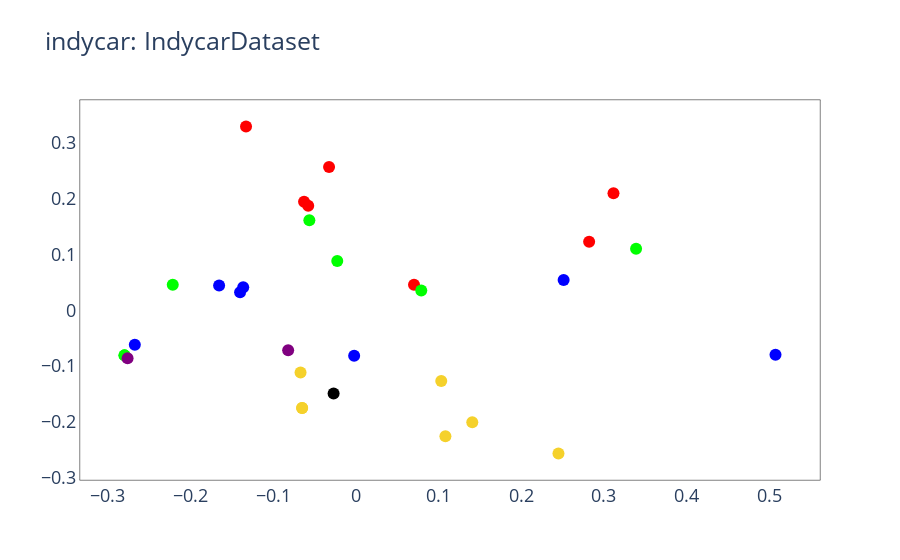

Notebook cell for this chart:
### Code cell
marker_color = [ colors[raceid[idx]] for idx, x in enumerate(raceinfo) ]
hovertext = raceinfo

data = retdf[['longpitsratio', 'pitlapratio', 'longpitslapratio',
        'ranknochange_p1','ranknochange_p2']].values

f1=dim_reduction(data, 'IndycarDataset', ranknet_model_name='indycar',dim_model_name='PCA')

### Figure 1 — Plotly figure (JSON) as saved in the notebook; plotly's stock layout.template omitted (floating-point values rounded to 4 significant figures)
{"data": [{"hoverinfo": "text", "hovertext": ["Indy500-2013", "Indy500-2014", "Indy500-2015", "Indy500-2016", "Indy500-2017", "Indy500-2018", "Indy500-2019", "Texas-2013", "Texas-2014", "Texas-2015", "Texas-2016", "Texas-2017", "Texas-2018", "Texas-2019", "Iowa-2013", "Iowa-2014", "Iowa-2015", "Iowa-2016", "Iowa-2017", "Iowa-2018", "Iowa-2019", "Pocono-2013", "Pocono-2014", "Pocono-2015", "Pocono-2016", "Pocono-2017", "Pocono-2018", "Pocono-2019", "Phoenix-2018", "Gateway-2018", "Gateway-2019"], "marker": {"color": ["#ff0000", "#ff0000", "#ff0000", "#ff0000", "#ff0000", "#ff0000", "#ff0000", "#0000ff", "#0000ff", "#0000ff", "#0000ff", "#0000ff", "#0000ff", "#0000ff", "#f5d12b", "#f5d12b", "#f5d12b", "#f5d12b", "#f5d12b", "#f5d12b", "#f5d12b", "#00ff00", "#00ff00", "#00ff00", "#00ff00", "#00ff00", "#00ff00", "#00ff00", "#000000", "#800080", "#800080"], "size": 12}, "mode": "markers", "text": ["Indy500-2013", "Indy500-2014", "Indy500-2015", "Indy500-2016", "Indy500-2017", "Indy500-2018", "Indy500-2019", "Texas-2013", "Texas-2014", "Texas-2015", "Texas-2016", "Texas-2017", "Texas-2018", "Texas-2019", "Iowa-2013", "Iowa-2014", "Iowa-2015", "Iowa-2016", "Iowa-2017", "Iowa-2018", "Iowa-2019", "Pocono-2013", "Pocono-2014", "Pocono-2015", "Pocono-2016", "Pocono-2017", "Pocono-2018", "Pocono-2019", "Phoenix-2018", "Gateway-2018", "Gateway-2019"], "type": "scatter", "x": [-0.1329, -0.05766, 0.07038, 0.3118, 0.2823, -0.03245, -0.06268, -0.1363, -0.1401, -0.1655, 0.2514, 0.5078, -0.002058, -0.2675, -0.06693, -0.06504, 0.1033, 0.1084, 0.2452, -0.06504, 0.1409, -0.2216, -0.28, 0.3391, -0.0225, -0.05628, -0.28, 0.07914, -0.02694, -0.2762, -0.08193], "y": [0.3294, 0.1875, 0.04589, 0.21, 0.123, 0.2571, 0.1945, 0.04115, 0.03233, 0.04464, 0.05427, -0.07954, -0.08142, -0.06151, -0.1113, -0.175, -0.1266, -0.2255, -0.2566, -0.175, -0.2006, 0.04583, -0.08073, 0.1102, 0.08857, 0.1613, -0.08073, 0.03572, -0.1492, -0.086, -0.07168]}], "layout": {"font": {"size": 18}, "paper_bgcolor": "rgba(0, 0, 0, 0)", "plot_bgcolor": "rgba(0, 0, 0, 0)", "title": {"text": "indycar: IndycarDataset"}, "xaxis": {"linecolor": "black", "linewidth": 0.5, "mirror": true, "showgrid": false}, "yaxis": {"linecolor": "black", "linewidth": 0.5, "mirror": true, "showgrid": false}}}
